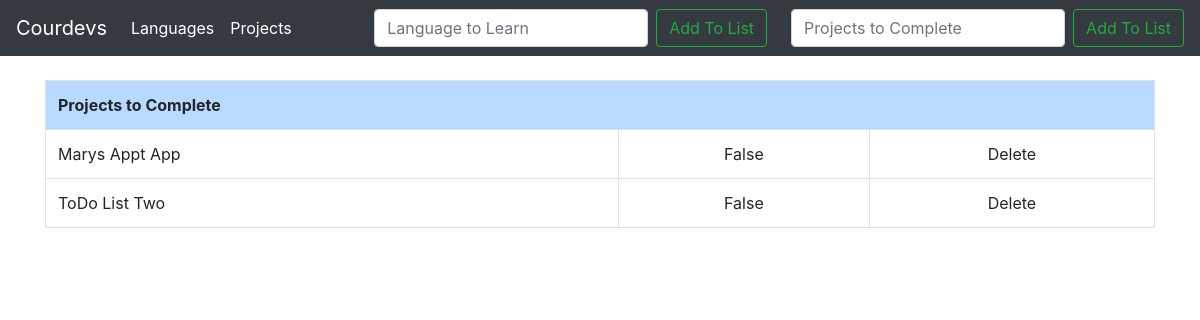
Before: /edit/ with the older database file.
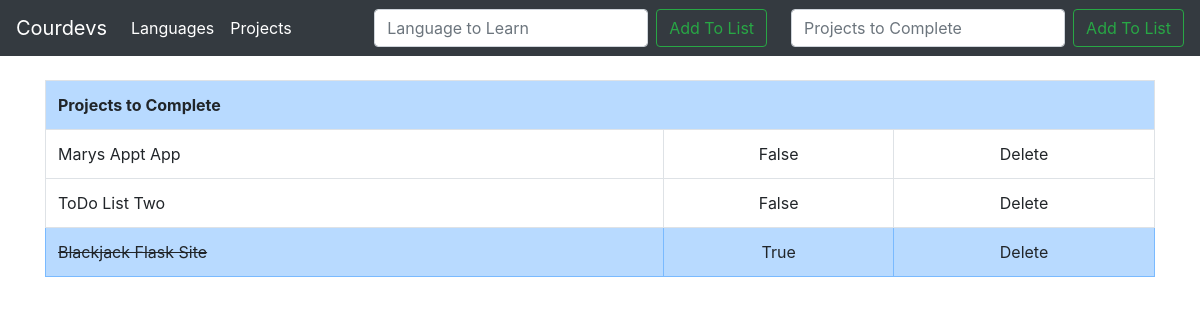
After: the same page with the newer database file.
### todoTwo/models.py (models this page shows, shortened)
class Project(models.Model):
	itemproj = models.CharField(max_length=200)
	completedproj = models.BooleanField(default=False)

### todoTwo/views.py (the view)
# urls.py: path('edit/', views.edit, name='edit'),
def edit(request):
	all_proj = Project.objects.all
	return render(request, 'edit.html', {'all_proj': all_proj})

### todoTwo/templates/edit.html
{% extends 'base.html' %}
{% block content %}
		{% if all_proj %}
			<div class="container">
      			<table class="table table-bordered">
        			<th class="table table-primary" colspan="4">Projects to Complete</th>
						{% for stuff in all_proj %}
							{% if stuff.completedproj %}
								<tr class="table-primary">
									<td class="striker">{{ stuff.itemproj }}</td>
									<td><center>{{ stuff.completedproj }}</center></td>
									<td><center>Delete</center></td>
								</tr>
								{% else %}
								<tr>
									<td>{{ stuff.itemproj }}</td>
									<td><center>{{ stuff.completedproj }}</center></td>
									<td><center>Delete</center></td>
								</tr>
							{% endif %}
				      	{% endfor %}
				</table>
      	{% endif %}
{% endblock %}

Changed rows visible on the page:
added Project: itemproj "Blackjack Flask Site", completedproj "True"
